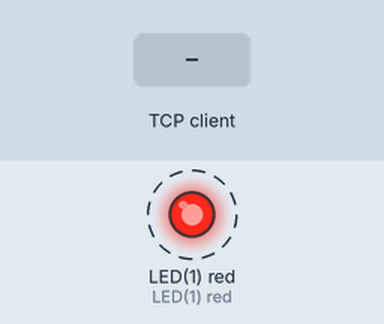
The program below on a simulated pyboard running MicroPython. Shown: output pins drawn as LEDs (lit = HIGH). Dashed ring = blinking. The test bench sets the inputs (shaded band). One TCP client connects 1 s after the port opens and stays connected; what the program prints to the serial console is not drawn.

Above: at 1.25 s.
1.3 s: the TCP client sends "1\n"
Timing chart, 0 to 10.3 s (numbered marks = the images above; inputs shaded):
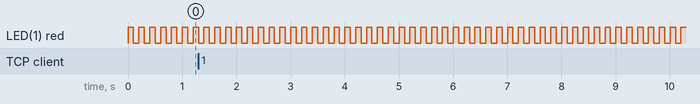

Measured:
- by itself, LED(1) red: alternates HIGH for 0.10 s and LOW for 0.10 s

The program:

userver.py
```python
# userver.py Demo of simple uasyncio-based echo server

# Released under the MIT licence
# Copyright (c) Peter Hinch 2019-2020

import usocket as socket
import asyncio
import uselect as select
import ujson
from heartbeat import heartbeat  # Optional LED flash


class Server:
    def __init__(self, host="0.0.0.0", port=8123, backlog=5, timeout=20):
        self.host = host
        self.port = port
        self.backlog = backlog
        self.timeout = timeout

    async def run(self):
        print("Awaiting client connection.")
        self.cid = 0
        asyncio.create_task(heartbeat(100))
        self.server = await asyncio.start_server(
            self.run_client, self.host, self.port, self.backlog
        )
        while True:
            await asyncio.sleep(100)

    async def run_client(self, sreader, swriter):
        self.cid += 1
        print("Got connection from client", self.cid)
        try:
            while True:
                try:
                    res = await asyncio.wait_for(sreader.readline(), self.timeout)
                except asyncio.TimeoutError:
                    res = b""
                if res == b"":
                    raise OSError
                print("Received {} from client {}".format(ujson.loads(res.rstrip()), self.cid))
                swriter.write(res)
                await swriter.drain()  # Echo back
        except OSError:
            pass
        print("Client {} disconnect.".format(self.cid))
        await sreader.wait_closed()
        print("Client {} socket closed.".format(self.cid))

    async def close(self):
        print("Closing server")
        self.server.close()
        await self.server.wait_closed()
        print("Server closed.")


server = Server()
try:
    asyncio.run(server.run())
except KeyboardInterrupt:
    print("Interrupted")  # This mechanism doesn't work on Unix build.
finally:
    asyncio.run(server.close())
    _ = asyncio.new_event_loop()
```

heartbeat.py
```python
# flash.py Heartbeat code for simple uasyncio-based echo server

# Released under the MIT licence
# Copyright (c) Peter Hinch 2019

import asyncio
from sys import platform


async def heartbeat(tms):
    if platform == "pyboard":  # V1.x or D series
        from pyb import LED

        led = LED(1)
    elif platform == "esp8266":
        from machine import Pin

        led = Pin(2, Pin.OUT, value=1)
    elif platform == "esp32":
        # Some boards have an LED
        # from machine import Pin
        # led = Pin(2, Pin.OUT, value=1)
        return  # Reference board has no LED
    elif platform == "linux":
        return  # No LED
    else:
        raise OSError("Unsupported platform.")
    while True:
        if platform == "pyboard":
            led.toggle()
        elif platform == "esp8266":
            led(not led())
        await asyncio.sleep_ms(tms)
```
